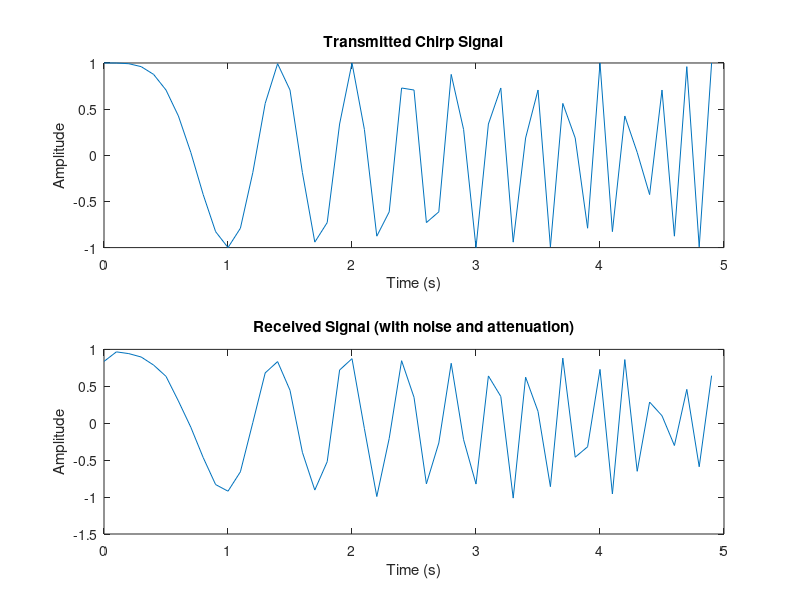
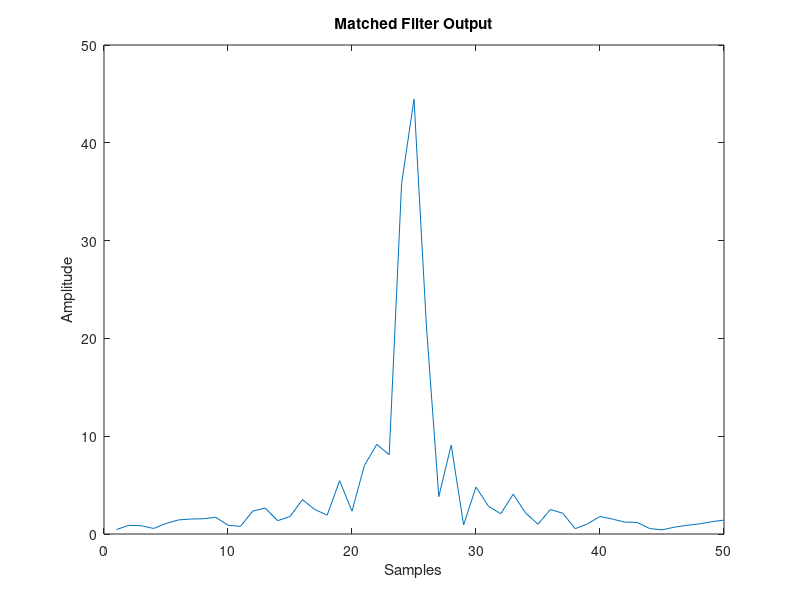
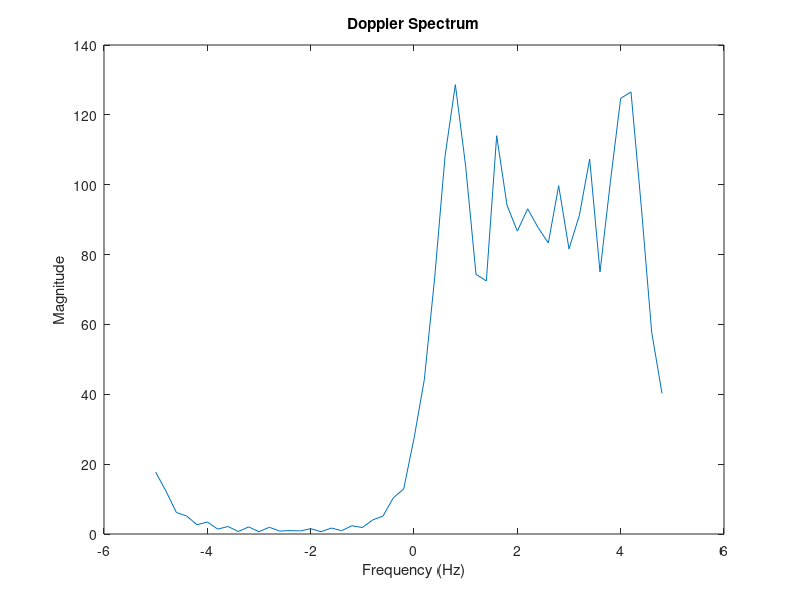

The MATLAB script that drew these images, in order:
% Underwater Sonar Signal Processing

% Sonar parameters
fc = input(' Enter the carrier frequency in Hz ( Like 10000 ): ');
PRF = input(' Enter the pulse repetition frequency in Hz ( Like 100 ): '); 
PluseWidth = input('Enter the pulse width in seconds ( Like 0.01 s) : '); 
Bandwith = input('Enter the bandwidth in Hz ( Like 1000 ): '); 
Range = input('Enter the target range in meters ( Like 500 ): '); 
velocity = input('Enter the target velocity in meters per second ( like 10) : '); 
c = 1500; % Speed of sound in water (m/s)

% Generate transmitted chirp signal
fs = 2 * Bandwith; % Sampling frequency
t = 0:1/fs:PluseWidth-1/fs; % Time vector for one pulse
chirp_signal = exp(1j * pi * (Bandwith/PluseWidth) * t.^2); % LFM chirp

% Simulate target reflection
tau = 2 * Range / c; % Time delay
fd = 2 * velocity * fc / c; % Doppler frequency
t_received = 0:1/fs:(PluseWidth + tau)-1/fs; % Time vector for received signal
received_signal = exp(1j * pi * (Bandwith/PluseWidth) * (t_received - tau).^2) .* exp(1j * 2 * pi * fd * t_received);

% Add noise and attenuation to simulate underwater conditions
received_signal = awgn(received_signal, 20); % Add noise (SNR = 20 dB)
attenuation = 0.9; % Simulate signal attenuation in water
received_signal = attenuation * received_signal;

% Matched filtering
matched_filter = conj(fliplr(chirp_signal)); % Matched filter
output_signal = conv(received_signal, matched_filter, 'same'); % Convolution

% Range detection
[~, peak_index] = max(abs(output_signal));
range_estimate = (peak_index / fs) * c / 2; % Estimated range

% Doppler processing
N = length(output_signal); % Number of samples
f = (-fs/2:fs/N:fs/2-fs/N); % Frequency vector
doppler_spectrum = fftshift(fft(output_signal)); % FFT
[~, doppler_index] = max(abs(doppler_spectrum));
doppler_frequency = f(doppler_index); % Doppler frequency
velocity_estimate = doppler_frequency * c / (2 * fc); % Estimated velocity

% Display results
disp(['Estimated range: ', num2str(range_estimate), ' meters']);
disp(['Estimated velocity: ', num2str(velocity_estimate), ' m/s']);

% Visualization
figure;
subplot(2,1,1);
plot(t, real(chirp_signal))
title('Transmitted Chirp Signal');
xlabel('Time (s)');
ylabel('Amplitude');

subplot(2,1,2);
plot(t_received, real(received_signal))
title('Received Signal (with noise and attenuation)');
xlabel('Time (s)');
ylabel('Amplitude');

figure;
plot(abs(output_signal))
title('Matched Filter Output');
xlabel('Samples');
ylabel('Amplitude');

figure;
plot(f, abs(doppler_spectrum))
title('Doppler Spectrum');
xlabel('Frequency (Hz)');
ylabel('Magnitude');